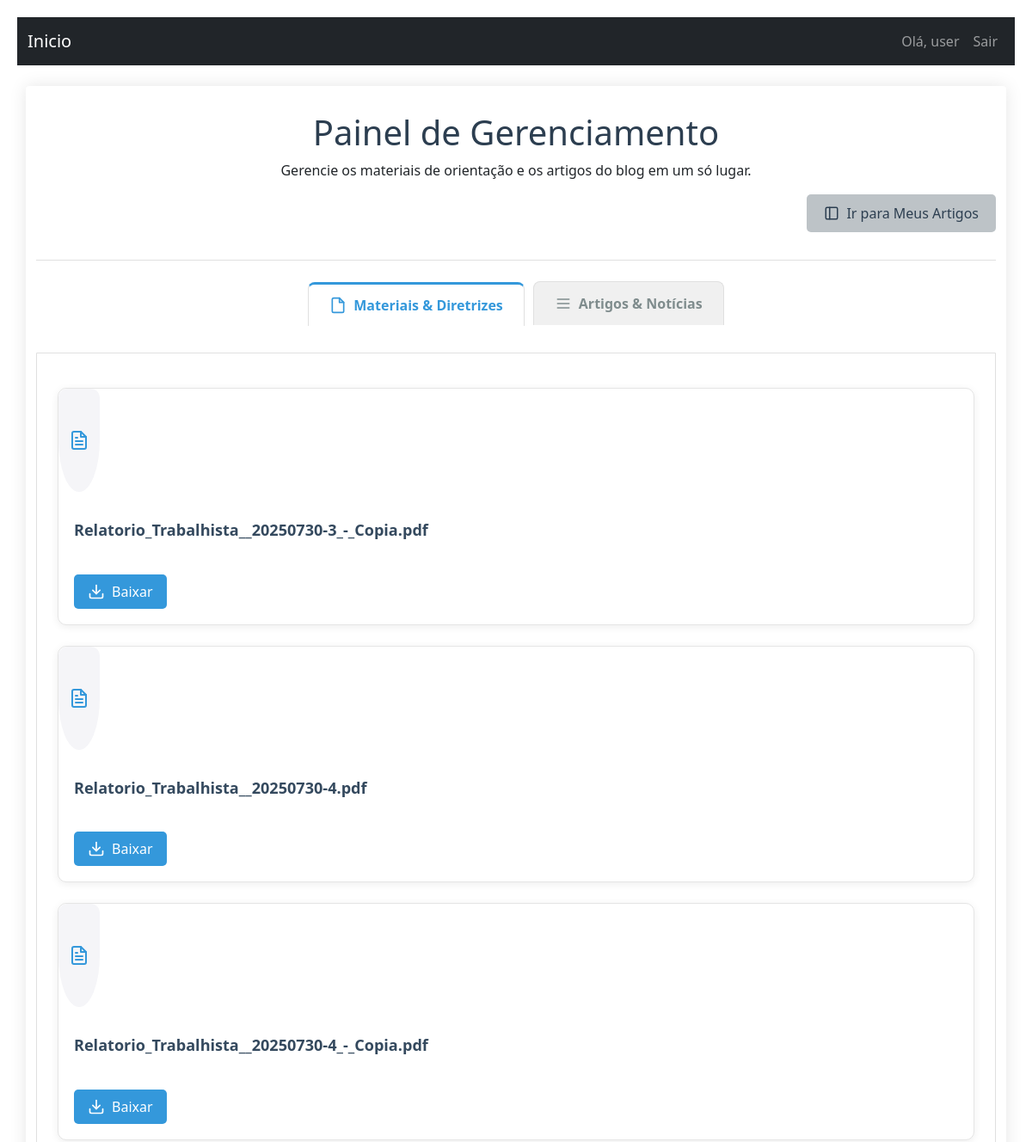
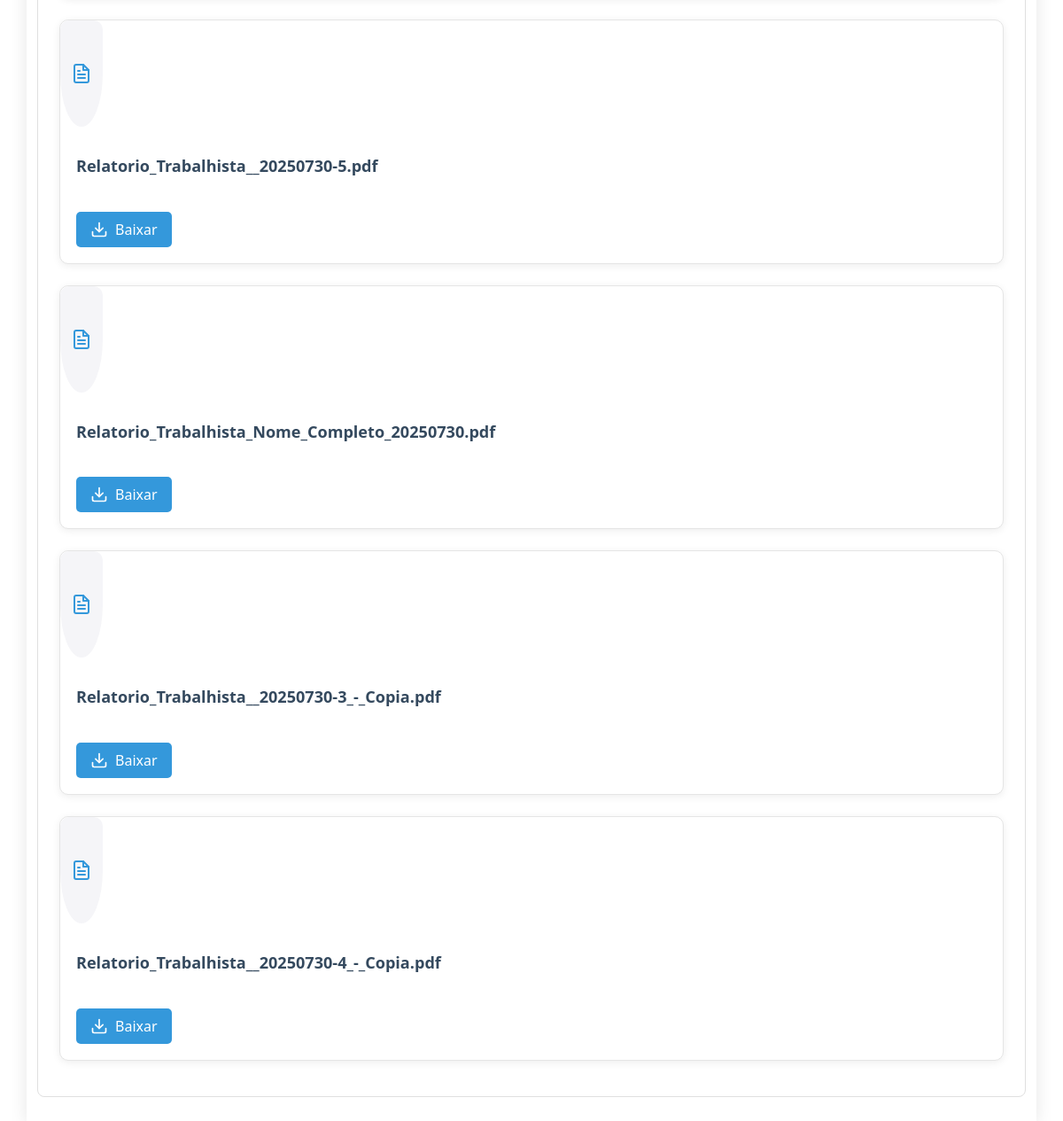
The app's page /gerenciador (signed in) with its own data (2 pictures, top to bottom).
### models.py (models this page shows, shortened)
class User(UserMixin, db.Model):
    id = db.Column(db.Integer, primary_key=True)
    username = db.Column(db.String(64), index=True, unique=True)
    email = db.Column(db.String(120), index=True, unique=True)
    password_hash = db.Column(db.String(128))
    is_admin = db.Column(db.Boolean, default=False)
    tickets = db.relationship('Ticket', backref='author', lazy='dynamic', cascade="all, delete-orphan")
    comments = db.relationship('Comment', backref='author', lazy='dynamic', cascade="all, delete-orphan")
    attachments = db.relationship('Attachment', backref='author', lazy='dynamic')
    appointments = db.relationship('Appointment', backref='user', lazy='dynamic', cascade="all, delete-orphan")
    advogados = db.relationship('Advogado', backref='owner_user', lazy='dynamic', cascade="all, delete-orphan")

class Arquivo(db.Model):
    id = db.Column(db.Integer, primary_key=True)
    nome = db.Column(db.String(200), nullable=False)
    filename = db.Column(db.String(200), nullable=False)  # Nome do arquivo no disco
    descricao = db.Column(db.String(300), nullable=True)
    path = db.Column(db.String(500), nullable=False)      # Caminho completo do arquivo
    tamanho = db.Column(db.Integer, nullable=True)        # Tamanho em bytes
    tipo_mime = db.Column(db.String(100), nullable=True)  # Tipo MIME do arquivo
    data_upload = db.Column(db.DateTime, default=datetime.utcnow)
    user_id = db.Column(db.Integer, db.ForeignKey('user.id'), nullable=False)
    artigo_id = db.Column(db.Integer, db.ForeignKey('artigo.id'), nullable=True)
    uploader = db.relationship('User', backref='arquivos_uploaded')

### views.py (the view)
@main_bp.route('/gerenciador')
@login_required # Adicione autenticação
def painel_gerenciador():
    arquivos = Arquivo.query.order_by(Arquivo.id.desc()).all()
    artigos = Artigo.query.order_by(Artigo.criado_em.desc()).all()
    return render_template(
        'gerenciador.html',
        arquivos=arquivos,
        artigos=artigos,
        usuario_admin=current_user.is_admin
    )

### templates/gerenciador.html (shortened to what this page needs)
{% extends "base_m.html" %}
{% block styles %}
    {{ super() }}
    <link rel="stylesheet" href="{{ url_for('static', filename='css/guidelines.css') }}">
    <link rel="stylesheet" href="{{ url_for('static', filename='css/artigos.css') }}">
{% endblock %}
{% block content %}
<main class="management-container">
    <header class="main-header">
        <h1>Painel de Gerenciamento</h1>
        <p>Gerencie os materiais de orientação e os artigos do blog em um só lugar.</p>
        <div class="redirect-artigos-btn">
            <a href="{{ url_for('main.listar_artigos') }}" class="btn btn-secondary">
                <svg xmlns="http://www.w3.org/2000/svg" width="18" height="18" viewBox="0 0 24 24" fill="none"
                     stroke="currentColor" stroke-width="2" stroke-linecap="round" stroke-linejoin="round">
                    <rect x="3" y="3" width="18" height="18" rx="2" ry="2"></rect>
                    <path d="M9 3v18"></path>
                </svg>
                <span>Ir para Meus Artigos</span>
            </a>
        </div>
    </header>
    <nav class="tab-nav">
        <button class="tab-button active" data-tab="files">
            <svg xmlns="http://www.w3.org/2000/svg" width="20" height="20" viewBox="0 0 24 24" fill="none" stroke="currentColor" stroke-width="2" stroke-linecap="round" stroke-linejoin="round"><path d="M14 2H6a2 2 0 0 0-2 2v16a2 2 0 0 0 2 2h12a2 2 0 0 0 2-2V8z"></path><polyline points="14 2 14 8 20 8"></polyline></svg>
            <span>Materiais & Diretrizes</span>
        </button>
        <button class="tab-button" data-tab="articles">
            <svg xmlns="http://www.w3.org/2000/svg" width="20" height="20" viewBox="0 0 24 24" fill="none" stroke="currentColor" stroke-width="2" stroke-linecap="round" stroke-linejoin="round"><path d="M4 6h16M4 12h16M4 18h16"></path></svg>
            <span>Artigos & Notícias</span>
        </button>
    </nav>
    <div class="tab-content-wrapper">
        <div id="tab-files" class="tab-content active">
            <section class="repository-grid">
                {% if arquivos and arquivos|length > 0 %}
                    {% for arquivo in arquivos %}
                    <div class="file-card">
                        {% if arquivo.imagem_capa %}
                        <img src="{{ url_for('static', filename='uploads/' ~ arquivo.imagem_capa) }}"
                             alt="Imagem de capa de {{ arquivo.nome }}"
                             class="file-cover-image">
                        {% else %}
                        <div class="file-icon">
                        </div>
                        {% endif %}
                        <div class="file-info">
                            <h3 class="file-name">{{ arquivo.nome }}</h3>
                        </div>
                        <div class="file-actions">
                            <a href="{{ url_for('ferramentas.download_arquivo', arquivo_id=arquivo.id) }}" class="btn btn-primary" download title="Baixar {{ arquivo.nome }}">
                                <span>Baixar</span>
                            </a>
                        </div>
                    </div>
                    {% endfor %}
                {% else %}
                    <div class="empty-state"><p>Nenhum arquivo de orientação foi adicionado ainda.</p></div>
                {% endif %}
            </section>
        </div>
    </div>
</main>
{% endblock %}

### templates/base_m.html (shortened to what this page needs)
<!DOCTYPE html>
<html lang="pt-BR">
<head>
    {% block styles %}
        <link rel="stylesheet" href="https://cdn.jsdelivr.net/npm/bootstrap-icons@1.8.0/font/bootstrap-icons.css">
        <link rel="stylesheet" href="{{ url_for('static', filename='css/style.css') }}">
        <link href="https://cdn.jsdelivr.net/npm/bootstrap@5.3.0/dist/css/bootstrap.min.css" rel="stylesheet">
    {% endblock %}
</head>
<body>
    <nav class="navbar navbar-expand-lg navbar-dark bg-dark">
        <div class="container-fluid">
            <a class="navbar-brand" href="{{ url_for('main.index') }}">Inicio</a>
            <div class="collapse navbar-collapse" id="navbarNav">
                <ul class="navbar-nav ms-auto">
                    {% if current_user.is_authenticated %}
                    <li class="nav-item">
                        <span class="nav-link">Olá, {{ current_user.username }}</span>
                    </li>
                    <li class="nav-item">
                        <a class="nav-link" href="{{ url_for('auth.logout') }}">Sair</a>
                    </li>
                    {% else %}
                    <li class="nav-item">
                        <a class="nav-link" href="{{ url_for('auth.login') }}">Login</a>
                    </li>
                    {% endif %}
                </ul>
            </div>
        </div>
    </nav>
    <div class="container mt-4">
        {% block content %}{% endblock %}
    </div>
</body>
</html>

### static/css/style.css (style rules this page uses)
:root { --primary-color: #2c3e50; --secondary-color: #3498db; --accent-color: #e74c3c; --light-color: #ecf0f1; --dark-color: #2c3e50; --success-color: #27ae60; --error-color: #e74c3c; --border-radius: 4px; }
* { box-sizing: border-box; margin: 0; padding: 0; }
body { font-family: 'Roboto', sans-serif; line-height: 1.6; color: #333; background-color: #f5f5f5; padding: 20px; }
.container { max-width: 800px; margin: 0 auto; background: white; padding: 30px; border-radius: var(--border-radius); box-shadow: 0 0 20px rgba(0, 0, 0, 0.1); }
.btn { padding: 10px 20px; border: none; border-radius: var(--border-radius); font-size: 16px; cursor: pointer; transition: background-color 0.3s; }
.btn-primary { background-color: var(--secondary-color); color: white; }
.btn-secondary { background-color: #95a5a6; color: white; }

### static/css/guidelines.css (style rules this page uses)
.repository-grid { display: grid; grid-template-columns: repeat(auto-fill, minmax(320px, 1fr)); gap: 24px; }
.file-card { background-color: #ffffff; border: 1px solid #e0e0e0; border-radius: 8px; padding: 20px; display: flex; align-items: flex-start; gap: 16px; box-shadow: 0 2px 5px rgba(0, 0, 0, 0.05); transition: transform 0.2s ease-in-out, box-shadow 0.2s ease-in-out; }
.file-icon { background-color: #ecf0f1; color: #3498db; border-radius: 50%; min-width: 48px; height: 48px; display: flex; justify-content: center; align-items: center; }
.file-info { flex: 1; }
.file-name { font-size: 1.2rem; color: #34495e; margin: 0 0 8px 0; }
.file-actions .btn { display: flex; align-items: center; gap: 8px; padding: 8px 16px; }

### static/css/artigos.css (style rules this page uses)
.btn { padding: 10px 20px; border: none; border-radius: 5px; cursor: pointer; text-decoration: none; font-size: 1rem; display: inline-flex; align-items: center; gap: 8px; }
.btn-primary { background-color: #3498db; color: white; }
.btn-secondary { background-color: #bdc3c7; color: #2c3e50; }
.management-container { max-width: 1200px; }
.main-header { text-align: center; margin-bottom: 24px; padding-bottom: 24px; border-bottom: 1px solid #e0e0e0; }
.main-header h1 { font-size: 2.5rem; color: #2c3e50; }
.tab-nav { display: flex; justify-content: center; gap: 10px; margin-bottom: 32px; }
.tab-button { padding: 12px 24px; font-size: 1rem; font-weight: 600; background-color: #f0f0f0; border: 1px solid #e0e0e0; border-bottom: none; border-radius: 8px 8px 0 0; cursor: pointer; color: #7f8c8d; display: flex; align-items: center; gap: 8px; transition: background-color 0.2s, color 0.2s; }
.tab-button.active { background-color: #ffffff; color: #3498db; border-top: 3px solid #3498db; position: relative; top: 1px; }
.tab-content { display: none; animation: fadeIn 0.5s; }
.tab-content.active { display: block; }
.tab-content-wrapper { background: #ffffff; padding: 24px; border: 1px solid #e0e0e0; border-radius: 0 0 8px 8px; }

### templates/gerenciador.html (style rules this page uses)
.repository-grid, .articles-grid { display: flex; flex-direction: column; gap: 24px; width: 100%; padding: 16px 0; }
.file-card, .article-card { width: 100%; min-width: 0; max-width: 100%; box-sizing: border-box; background: #fff; border: 1px solid #e5e5e5; border-radius: 10px; box-shadow: 0 2px 10px rgba(0,0,0,0.07); margin-bottom: 0; padding: 0; overflow: hidden; display: flex; flex-direction: column; }
.file-card .file-icon { display: flex; align-items: center; justify-content: center; height: 120px; background: #f5f5f8; border-top-left-radius: 10px; border-top-right-radius: 10px; }
.file-info, .article-content { padding: 18px 18px 8px 18px; flex: 1 1 auto; }
.file-name, .article-title { font-size: 1.13rem; font-weight: bold; margin-bottom: 6px; margin-top: 0; }
.file-actions, .article-actions { padding: 10px 18px 18px 18px; display: flex; gap: 8px; justify-content: flex-end; }
.redirect-artigos-btn { display: flex; justify-content: flex-end; margin-top: 6px; margin-bottom: 8px; }

### records on screen
User: username "user"
Arquivo: nome "Relatorio_Trabalhista__20250730-3_-_Copia.pdf"
Arquivo: nome "Relatorio_Trabalhista__20250730-4.pdf"
Arquivo: nome "Relatorio_Trabalhista__20250730-4_-_Copia.pdf"
Arquivo: nome "Relatorio_Trabalhista__20250730-5.pdf"
Arquivo: nome "Relatorio_Trabalhista_Nome_Completo_20250730.pdf"
Arquivo: nome "Relatorio_Trabalhista__20250730-3_-_Copia.pdf"
Arquivo: nome "Relatorio_Trabalhista__20250730-4_-_Copia.pdf"
